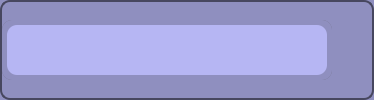
     <widget class="QFrame" name="frame">
      <property name="styleSheet">
       <string notr="true">background-color: rgb(143, 143, 191);
border-radius: 10px;
border: 2px solid  rgb(71, 71, 95);
</string>
      </property>
      <property name="frameShape">
       <enum>QFrame::StyledPanel</enum>
      </property>
      <property name="frameShadow">
       <enum>QFrame::Raised</enum>
      </property>
      <layout class="QGridLayout" name="gridLayout_8">
       <property name="leftMargin">
        <number>0</number>
       </property>
       <property name="topMargin">
        <number>0</number>
       </property>
       <property name="rightMargin">
        <number>0</number>
       </property>
       <property name="bottomMargin">
        <number>0</number>
       </property>
       <item row="0" column="0">
        <widget class="QFrame" name="statusGostergeBase">
         <property name="minimumSize">
          <size>
           <width>330</width>
           <height>60</height>
          </size>
         </property>
         <property name="maximumSize">
          <size>
           <width>330</width>
           <height>60</height>
          </size>
         </property>
         <property name="styleSheet">
          <string notr="true">border:none;</string>
         </property>
         <property name="frameShape">
          <enum>QFrame::NoFrame</enum>
         </property>
         <property name="frameShadow">
          <enum>QFrame::Raised</enum>
         </property>
         <widget class="QFrame" name="statusGostergeProgress">
          <property name="geometry">
           <rect>
            <x>0</x>
            <y>0</y>
            <width>330</width>
            <height>60</height>
           </rect>
          </property>
          <property name="styleSheet">
           <string notr="true">QFrame{
	border-radius:10px;
	background-color: qconicalgradient(cx:0.5, cy:0.5, angle:90, 
stop:0 rgba(0, 172, 255, 0), stop:0.000970874 rgba(0, 156, 211, 255), 
stop:0.262806 rgba(0, 182, 211, 255), stop:0.263033 rgba(0, 0, 255, 0), 
stop:0.500971 rgba(20, 255, 0, 0), stop:0.501942 rgba(20, 255, 0, 255),
 stop:0.760194 rgba(0, 255, 0, 255), stop:0.763033 rgba(0, 255, 0, 0));

}</string>
          </property>
          <property name="frameShape">
           <enum>QFrame::NoFrame</enum>
          </property>
          <property name="frameShadow">
           <enum>QFrame::Raised</enum>
          </property>
         </widget>
         <widget class="QFrame" name="statusGostergeBg">
          <property name="geometry">
           <rect>
            <x>0</x>
            <y>0</y>
            <width>330</width>
            <height>60</height>
           </rect>
          </property>
          <property name="sizePolicy">
           <sizepolicy hsizetype="Preferred" vsizetype="Preferred">
            <horstretch>2</horstretch>
            <verstretch>0</verstretch>
           </sizepolicy>
          </property>
          <property name="styleSheet">
           <string notr="true">QFrame{
border-radius:10px;
background-color: rgba(77, 77, 77,120);

}
</string>
          </property>
          <property name="frameShape">
           <enum>QFrame::NoFrame</enum>
          </property>
          <property name="frameShadow">
           <enum>QFrame::Raised</enum>
          </property>
         </widget>
         <widget class="QFrame" name="statusGostergeContainer">
          <property name="geometry">
           <rect>
            <x>5</x>
            <y>5</y>
            <width>320</width>
            <height>50</height>
           </rect>
          </property>
          <property name="styleSheet">
           <string notr="true">QFrame{
	border-radius:10px;
	background-color: rgb(182, 182, 243);
}</string>
          </property>
          <property name="frameShape">
           <enum>QFrame::NoFrame</enum>
          </property>
          <property name="frameShadow">
           <enum>QFrame::Raised</enum>
          </property>
          <widget class="QLabel" name="label_60">
           <property name="geometry">
            <rect>
             <x>0</x>
             <y>3</y>
             <width>320</width>
             <height>44</height>
            </rect>
           </property>
           <property name="styleSheet">
            <string notr="true">image: url(:/ikonlar/icons/optimus_logo_2.png);
border:none;</string>
           </property>
           <property name="text">
            <string/>
           </property>
          </widget>
         </widget>
         <zorder>statusGostergeBg</zorder>
         <zorder>statusGostergeProgress</zorder>
         <zorder>statusGostergeContainer</zorder>
        </widget>
       </item>
       <item row="0" column="1">
        <spacer name="horizontalSpacer_3">
         <property name="orientation">
          <enum>Qt::Horizontal</enum>
         </property>
         <property name="sizeHint" stdset="0">
          <size>
           <width>40</width>
           <height>20</height>
          </size>
         </property>
        </spacer>
       </item>
      </layout>
     </widget>
